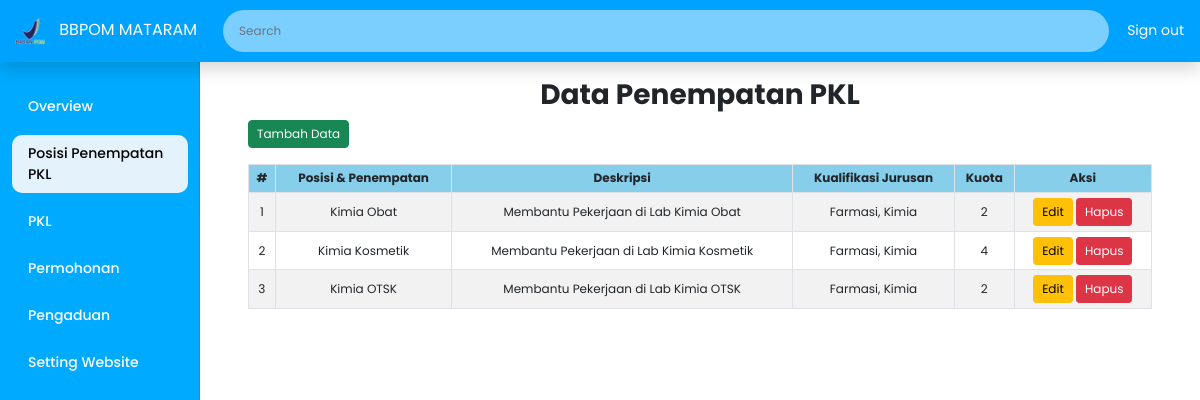
/admin_posisi.php (signed in), run on the app's committed database.
### tables this page shows
CREATE TABLE `penempatan_pkl` (
  `id` int(15) NOT NULL,
  `posisi` varchar(50) NOT NULL,
  `deskripsi` varchar(70) NOT NULL,
  `jurusan` text NOT NULL,
  `kuota` int(5) NOT NULL
);

### admin_posisi.php (the view, shortened to what this page needs)
<?php
include('koneksi.php');
$sql_0 = mysqli_query($conn, "SELECT * FROM `tb_seo` WHERE id = 1");
$s0 = mysqli_fetch_array($sql_0);
$urlweb = $s0['urlweb'];
$search = isset($_GET['search']) ? mysqli_real_escape_string($conn, $_GET['search']) : '';
$sql = "SELECT * FROM penempatan_pkl WHERE
        posisi LIKE '%$search%' OR
        deskripsi LIKE '%$search%' OR
        jurusan LIKE '%$search%' OR
        kuota LIKE '%$search%'";
$result = mysqli_query($conn, $sql);
?>
<!DOCTYPE html>
<html lang="en">
<head>
    <link rel="stylesheet" href="https://cdn.jsdelivr.net/npm/sweetalert2@11/dist/sweetalert2.min.css">
    <link href="https://cdn.jsdelivr.net/npm/bootstrap@5.0.2/dist/css/bootstrap.min.css" rel="stylesheet"
>
    <link rel="stylesheet" href="Asset/CSS/custom2.css">
</head>
<body>
    <header class="navbar navbar-dark fixed-top flex-md-nowrap p-0 shadow">
        <a class="navbar-brand" href="#">
            <img src="Asset/Gambar/logo.png" alt="#" width="30px" height="30px"
                style="margin-left: 15px; margin-right: 10px">
            BBPOM MATARAM
        </a>
        <div class="d-none d-md-flex order-1 flex-grow-1">
            <form method="GET" action="" id="searchForm" class="d-flex me-auto">
                <input class="form-control w-100 me-2" type="text" name="search" placeholder="Search"
                    aria-label="Search" id="searchInput"
                    value="<?php echo isset($_GET['search']) ? $_GET['search'] : ''; ?>">
            </form>
            <a class="nav-link signout text-nowrap" style="color: white; padding-top: 20px; padding-left: 10px;"
                href="logout.php">Sign out</a>
        </div>
    </header>
    <div class="container-fluid">
        <div class="row">
            <div id="sidebar" class="sidebar col-md-3 col-lg-2 d-none d-md-block">
                <div class="position-sticky pt-2 sidebar-sticky">
                    <ul class="nav flex-column">
                        <li class="nav-item">
                            <a class="nav-link" href="admin.php">
                                Overview
                            </a>
                        </li>
                        <li class="nav-item">
                            <a class="nav-link active" aria-current="page" href="admin_posisi.php">
                                Posisi Penempatan PKL
                            </a>
                        </li>
                        <li class="nav-item">
                            <a class="nav-link" href="admin_pkl.php">
                                PKL
                            </a>
                        </li>
                        <li class="nav-item">
                            <a class="nav-link" href="admin_tamu.php">
                                Permohonan
                            </a>
                        </li>
                        <li class="nav-item">
                            <a class="nav-link" href="admin_pengaduan.php">
                                Pengaduan
                            </a>
                        </li>
                        <li class="nav-item">
                            <a class="nav-link" href="admin_web.php">
                                Setting Website
                            </a>
                        </li>
                    </ul>
                </div>
            </div>
            <div class="col-md-9 ms-sm-auto col-lg-10 px-md-4 main-content">
                <div class="container mt-2">
                    <div class="text-center">
                        <h3 class="fw-bold">Data Penempatan PKL</h3>
                    </div>
                    <div class="d-flex justify-content-start mb-3">
                        <a href="function/tambah.php" class="btn btn-success">Tambah Data</a>
                    </div>
                    <div class="table-responsive">
                        <table class="table table-bordered table-striped table-hover text-center">
                            <thead class="table" style="background-color: skyblue;">
                                <tr>
                                    <th>#</th>
                                    <th>Posisi & Penempatan</th>
                                    <th>Deskripsi</th>
                                    <th>Kualifikasi Jurusan</th>
                                    <th>Kuota</th>
                                    <th>Aksi</th>
                                </tr>
                            </thead>
                            <tbody>
                                <?php
                                $no = 1;
                                while ($row2 = mysqli_fetch_assoc($result)) {
                                    echo "<tr>";
                                    echo "<td>{$no}</td>";
                                    echo "<td>{$row2['posisi']}</td>";
                                    echo "<td>{$row2['deskripsi']}</td>";
                                    echo "<td>{$row2['jurusan']}</td>";
                                    echo "<td>{$row2['kuota']}</td>";
                                    echo "<td>
                                        <form action='$urlweb/function/edit.php' method='post' style='display:inline-block;'>
                                            <input type='hidden' name='id' value='{$row2['id']}'>
                                            <button type='submit' name='action' value='edit' class='btn btn-warning btn-sm'>Edit</button>
                                        </form>
                                        <form action='$urlweb/function/actions.php' method='post' style='display:inline-block;'>
                                            <input type='hidden' name='id' value='{$row2['id']}'>
                                            <button type='submit' name='action' value='delete' class='btn btn-danger btn-sm' onclick='return confirm(\"Apakah Anda yakin ingin menghapus data ini?\")'>Hapus</button>
                                        </form>
                                    </td>";
                                    echo "</tr>";
                                    $no++;
                                }
                                ?>
                            </tbody>
                        </table>
                    </div>
                </div>
            </div>
        </div>
</body>
</html>

### Asset/CSS/custom2.css (style rules this page uses)
body { font-size: 0.875rem; margin: 0; padding: 0; font-family: 'Poppins', sans-serif; }
.text-center { font-size: 20px; }
.sidebar { background-color: #00aaff; position: fixed; top: 50px; bottom: 0; left: 0; z-index: 100; padding-top: 20px; box-shadow: inset -1px 0 0 rgba(0, 0, 0, 0.1); }
.sidebar-sticky { position: relative; top: 0; height: calc(100vh - 56px); padding-top: 0.5rem; overflow-x: hidden; overflow-y: auto; }
.sidebar .nav-link { font-weight: 500; color: #ffffff; border-radius: 10px; margin-top: 10px; }
.sidebar .nav-link.active { color: #000000; background-color: #e4f3fb; }
.navbar { background-color: #00a2ff; position: fixed; top: 0; width: 100%; z-index: 1050; }
.navbar-brand { padding-top: 0.75rem; padding-bottom: 0.75rem; font-size: 1rem; background-color: transparent; }
.navbar .form-control { padding: 0.75rem 1rem; border-width: 0; border-radius: 25px; }
.form-control { color: #000000; background-color: #7bcfff; border: 1px solid rgb(113, 113, 113); }
.signout { color: white; }
.main-content { padding-top: 70px; padding-left: 250px; }
.table { font-size: 0.75rem; }
.table th, .table td { padding: 0.3rem; vertical-align: middle; }
.btn { font-size: 0.75rem; padding: 0.25rem 0.5rem; }
.form-control { font-size: 0.75rem; padding: 0.25rem 0.5rem; }
#searchForm { width: 100%; }
#searchInput { width: calc(100% - 10px); margin: 10px; }

### data on the page
penempatan_pkl: posisi "Kimia Obat", deskripsi "Membantu Pekerjaan di Lab Kimia Obat", jurusan "Farmasi, Kimia", kuota "2"
penempatan_pkl: posisi "Kimia Kosmetik", deskripsi "Membantu Pekerjaan di Lab Kimia Kosmetik", jurusan "Farmasi, Kimia", kuota "4"
penempatan_pkl: posisi "Kimia OTSK", deskripsi "Membantu Pekerjaan di Lab Kimia OTSK", jurusan "Farmasi, Kimia", kuota "2"
